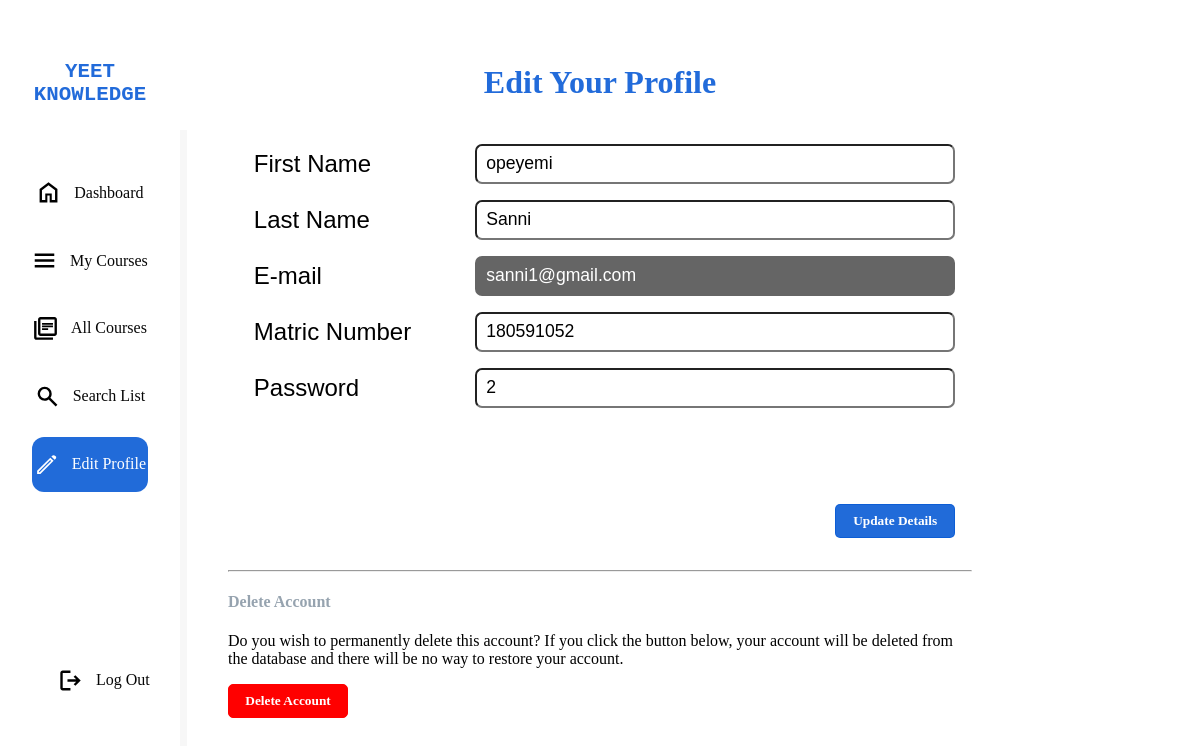
Screenshot of /personal/editdetails.php (signed in) with the database file from the repository.
### tables this page shows
CREATE TABLE `users` (
  `id` int(11) NOT NULL,
  `first name` varchar(30) NOT NULL,
  `last name` varchar(30) NOT NULL,
  `email` varchar(50) NOT NULL,
  `matricNo` varchar(9) NOT NULL,
  `faculty` varchar(100) NOT NULL,
  `department` varchar(100) NOT NULL,
  `level` varchar(10) NOT NULL,
  `password` varchar(200) NOT NULL,
  `mycourse` text NOT NULL
);

### personal/userdata.php (called while the page is built, shortened)
<?php
$conn = mysqli_connect("localhost","root", "", "learning") or die('Connection Failed');
$save = $_SESSION['id'];
$check_mail = "SELECT * FROM `users` WHERE `id` = '$save'";
$check3 = mysqli_query($conn, $check_mail);
$array1 = mysqli_fetch_array($check3);
    $lastname = $array1['last name'];
    $firstname = $array1['first name'];
    $email = $array1['email'];
    $matrcc2 = $array1['matricNo'];
    $password2 = $array1['password'];
?>

### personal/editdetails.php (the view, shortened to what this page needs)
<link rel="stylesheet" href="/vent/style/style2.css">
<body>
<?php
include_once("../personal/userdata.php");
?>
 <div class="container1">
        <div class="one left">
            <a href="/vent/index.html"><div class="brand"><h4 class="h4">YEET KNOWLEDGE</h4></div></a>
            <ul>
                <a href="/vent/personal/dashboard.php"><li class="left-section "><img src="../icons/home.svg">Dashboard</li></a>
                <a href="/vent/personal/mycourses.php"><li class="left-section"><img src="../icons/menubook.svg">My Courses</li></a>
                <a href="/vent/personal/allcourses.php"><li class="left-section "><img src="../icons/librarybooks.svg">All Courses</li></a>
                <a href="/vent/personal/search.php"><li class="left-section"><img src="../icons/search.svg">Search List</li></a>
                <a href="/vent/personal/editdetails.php"><li class="left-section selection"><img  class="blue" src="../icons/editn.svg">Edit Profile</li></a>
                <a href="/vent/personal/logout.php"><li class="left-section Settings"><img src="../icons/logout.svg">Log Out</li></a>
            </ul>
        </div>
        <div class="one center effe">
        <div>
            <h4 class="head7">Edit Your Profile</h4>
    </div>
    <div>
    <form action="<?php echo htmlspecialchars($_SERVER["PHP_SELF"]); ?>" method="POST" autocomplete="on" accept-charset="">
        <div class="mvr3">
            <div class="mvr1">
                <label for="" class="mlm">First Name</label>
                <label for="" class="mlm">Last Name</label>
                <label for="" class="mlm" >E-mail</label>
                <label for="" class="mlm">Matric Number</label>
                <label for="" class="mlm">Password</label>
            </div>
            <div class="mvr2">
                <input type="text"  class="form-control mlm"  name="fname" value="<?php echo $firstname; ?>">
                <input type="text" class="mlm"  name="lname" value="<?php echo $lastname; ?>">
                <input type="text"  class="editmail" name="" readonly value="<?php echo $email; ?>" >
                <input type="text" class="mlm" name="matrcc1" value="<?php echo $matrcc2; ?>">
                <input type="text" class="mlm" name="password" value="<?php echo $password2; ?>">
                <div class="updateit">
                    <button type="submit" class="same" name="updatebtn">Update Details</button>
                </div>
            </div>
        </div>
       </form>
    </div>
    <hr>
    <h4 class="deleted">Delete Account</h4>
            <p>Do you wish to permanently delete this account? If you click the button below, your account will be deleted from the database and there will be no way to restore your account.</p>
            <a href="./del.php"><button type="submit" class="same redbttn" name="deleteacct">Delete Account</button></a>
        </div>
    </div>
</body>

### style/style2.css (style rules this page uses)
* { list-style: none; list-style-type: none; text-decoration: none; }
body { padding: 0; margin: 0; height: 100vh; width: 96vw; }
h4 { color: rgb(150, 163, 175); }
a { font-size: 16px; }
.brand { display: flex; }
.container1 { display: grid; padding: 0px; margin: 0px; grid-template-columns: 15vw 70vw 15vw; height: 100%; position: relative; }
.one { position: relative; }
.left { background-color: rgb(255, 255, 255); padding: 2rem; box-shadow: 7px 130px rgb(247, 247, 247); }
.left-section { padding: 15px 0rem; text-align: center; background-color: rgb(255, 255, 255); margin-block-start: 1.6vh; color: rgb(7, 7, 7); display: flex; align-items: center; justify-content: center; gap: 0.8rem; }
.left-section img, .l img { width: 25px; height: 25px; }
.h4 { font-size: 1.3rem; width: 100%; font-family: Arial, Helvetica, sans-serif; text-align: center; font-family: "Courier New", Courier, monospace; color: #0b5cd6e7; }
ul { margin-block-start: 4vh; padding-inline-start: 0px; }
.Settings { position: absolute; top: max(80vh); width: 80%; }
.blue { filter: invert(100%) sepia(63%) saturate(0%) hue-rotate(246deg) brightness(100%) contrast(156%); }
.center { padding: 3rem; }
.effe { overflow: hidden; }
.head7 { text-align: center; margin-top: 1rem; font-size: 2rem; font-family: Cambria, Cochin, Georgia, Times, "Times New Roman", serif; color: #0b5cd6e7; }
.mlm { height: 5vh; margin-bottom: 1rem; border-radius: 7px; padding-left: 9px; font-size: 1.1rem; }
.mvr1 { display: flex; flex-direction: column; font-weight: 600; line-height: 5vh; margin-right: 1rem; }
.mvr2 { display: flex; flex-direction: column; width: min(40vw, 30rem); font-size: 1rem; font-family: inherit; margin-bottom: 1rem; }
label.mlm { font-size: 1.5rem; font-weight: 500; font-family: "Gill Sans", "Gill Sans MT", Calibri, "Trebuchet MS", sans-serif; }
.mvr3 { margin-top: 1rem; gap: 3rem; font-family: Verdana, Geneva, Tahoma, sans-serif; }
.updateit { display: flex; margin-top: 5rem; justify-content: end; }
.same { background-color: #0b5cd6e7; border: #0b5cd6e7 0.1rem solid; border-radius: 5px; color: white; width: max(10vw, 7rem); font-family: Cambria, Cochin, Georgia, Times, "Times New Roman", serif; padding: 0.5rem; font-weight: 600; }
.redbttn { background-color: red; border: red 0.1rem solid; }
.mvr3 { display: flex; justify-content: center; }
.editmail { background-color: black; color: white; opacity: 60%; border: 2px solid black; height: 5vh; margin-bottom: 1rem; border-radius: 7px; padding-left: 9px; font-size: 1.1rem; }
img { width: 160px; height: 130px; }
.one { margin: 0; }
.left { margin: 0; background-color: rgb(255, 255, 255); padding: 2rem; box-sizing: border-box; box-shadow: 7px 130px rgb(247, 247, 247); }
.center { margin: 0; overflow-x: hidden; }
.left-section { text-align: center; padding: 15px 0rem; text-align: center; background-color: rgb(255, 255, 255); margin-block-start: 1.6vh; color: rgb(7, 7, 7); display: flex; align-items: center; justify-content: center; gap: 0.8rem; }
.selection { background-color: #0b5cd6e7; color: white; border-radius: 12px; }

### rows the page displays
users: fname "opeyemi", lname "Sanni", email "sanni1@gmail.com", matrcc1 "180591052", password "2"
